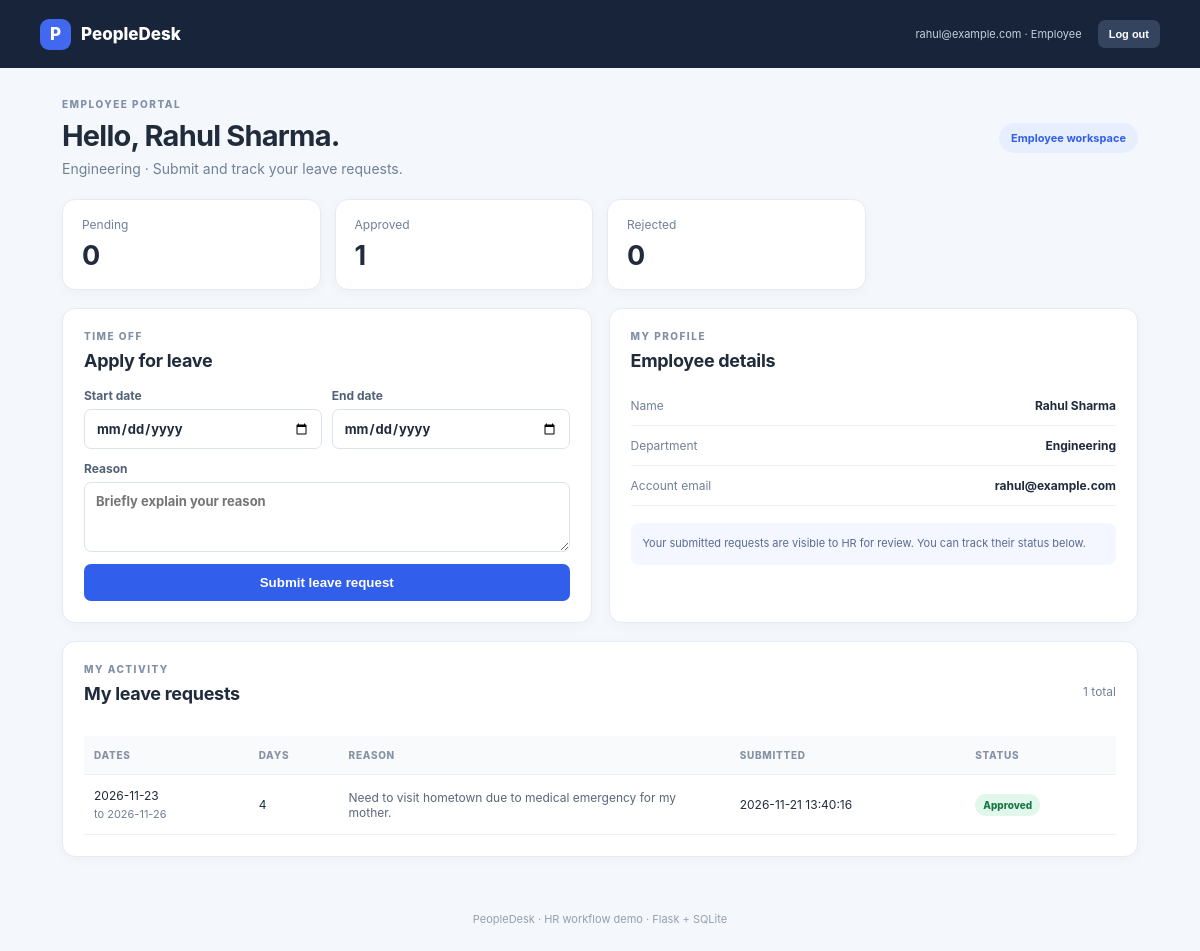
The page /employee (signed in) on the database its author committed.
### tables this page shows
CREATE TABLE employees (
            id INTEGER PRIMARY KEY AUTOINCREMENT,
            name TEXT NOT NULL,
            department TEXT NOT NULL
        );

CREATE TABLE leave_requests (
            id INTEGER PRIMARY KEY AUTOINCREMENT,
            employee_id INTEGER NOT NULL,
            start_date TEXT NOT NULL,
            end_date TEXT NOT NULL,
            days INTEGER NOT NULL CHECK(days > 0),
            reason TEXT NOT NULL,
            status TEXT NOT NULL DEFAULT 'Pending'
                CHECK(status IN ('Pending', 'Approved', 'Rejected')),
            created_at TEXT NOT NULL DEFAULT CURRENT_TIMESTAMP,
            FOREIGN KEY(employee_id) REFERENCES employees(id)
        );

### app.py (the view)
@app.route("/employee")
@role_required("Employee")
def employee_dashboard():
    db = get_db()
    employee = db.execute(
        "SELECT * FROM employees WHERE id = ?", (session["employee_id"],)
    ).fetchone()
    requests = db.execute("""
        SELECT * FROM leave_requests
        WHERE employee_id = ?
        ORDER BY created_at DESC
    """, (session["employee_id"],)).fetchall()
    stats = {
        "pending": sum(r["status"] == "Pending" for r in requests),
        "approved": sum(r["status"] == "Approved" for r in requests),
        "rejected": sum(r["status"] == "Rejected" for r in requests),
    }
    return render_template(
        "employee_dashboard.html", employee=employee,
        requests=requests, stats=stats
    )

### app.py (called while the page is built)
def get_db():
    if "db" not in g:
        g.db = sqlite3.connect(DATABASE)
        g.db.row_factory = sqlite3.Row
        g.db.execute("PRAGMA foreign_keys = ON")
    return g.db

def login_required(view):
    @wraps(view)
    def wrapped(*args, **kwargs):
        if "user_id" not in session:
            flash("Please log in to continue.", "error")
            return redirect(url_for("login"))
        return view(*args, **kwargs)
    return wrapped

def role_required(role):
    def decorator(view):
        @wraps(view)
        @login_required
        def wrapped(*args, **kwargs):
            if session.get("role") != role:
                flash("You are not authorized to access that page.", "error")
                return redirect(url_for("dashboard"))
            return view(*args, **kwargs)
        return wrapped
    return decorator

### templates/employee_dashboard.html (shortened to what this page needs)
{% extends "base.html" %}
{% block content %}
<section class="page-heading">
    <div><p class="eyebrow">EMPLOYEE PORTAL</p><h1>Hello, {{ employee.name }}.</h1>
    <p class="subtitle">{{ employee.department }} · Submit and track your leave requests.</p></div>
    <span class="role-chip employee-chip">Employee workspace</span>
</section>
<section class="stats">
    <article class="stat-card"><span>Pending</span><strong>{{ stats.pending }}</strong></article>
    <article class="stat-card"><span>Approved</span><strong>{{ stats.approved }}</strong></article>
    <article class="stat-card"><span>Rejected</span><strong>{{ stats.rejected }}</strong></article>
</section>
<section class="two-column">
    <article class="panel">
        <p class="eyebrow">TIME OFF</p><h2>Apply for leave</h2>
        <form action="{{ url_for('create_leave_request') }}" method="post" class="form spaced">
            <div class="date-row">
                <label>Start date<input type="date" name="start_date" required></label>
                <label>End date<input type="date" name="end_date" required></label>
            </div>
            <label>Reason<textarea name="reason" rows="3" placeholder="Briefly explain your reason" required></textarea></label>
            <button type="submit">Submit leave request</button>
        </form>
    </article>
    <article class="panel profile-panel">
        <p class="eyebrow">MY PROFILE</p><h2>Employee details</h2>
        <div class="profile-row"><span>Name</span><strong>{{ employee.name }}</strong></div>
        <div class="profile-row"><span>Department</span><strong>{{ employee.department }}</strong></div>
        <div class="profile-row"><span>Account email</span><strong>{{ session.email }}</strong></div>
        <div class="note">Your submitted requests are visible to HR for review. You can track their status below.</div>
    </article>
</section>
<section class="panel">
    <div class="panel-heading"><div><p class="eyebrow">MY ACTIVITY</p><h2>My leave requests</h2></div><span class="count">{{ requests|length }} total</span></div>
    {% if requests %}
    <div class="table-wrap"><table>
        <thead><tr><th>Dates</th><th>Days</th><th>Reason</th><th>Submitted</th><th>Status</th></tr></thead>
        <tbody>{% for item in requests %}
        <tr><td>{{ item.start_date }}<small>to {{ item.end_date }}</small></td>
        <td>{{ item.days }}</td><td class="reason">{{ item.reason }}</td>
        <td>{{ item.created_at }}</td><td><span class="status {{ item.status|lower }}">{{ item.status }}</span></td></tr>
        {% endfor %}</tbody>
    </table></div>
    {% else %}<p class="empty">You have not submitted any leave requests yet.</p>{% endif %}
</section>
{% endblock %}

### templates/base.html (shortened to what this page needs)
<!DOCTYPE html>
<html lang="en">
<head>
    <link rel="stylesheet" href="{{ url_for('static', filename='style.css') }}">
</head>
<body>
<header class="topbar">
    <a class="brand" href="{{ url_for('dashboard') if session.get('user_id') else url_for('login') }}">
        <span class="brand-mark">P</span>
        <span>PeopleDesk</span>
    </a>
    {% if session.get('user_id') %}
    <div class="account">
        <span>{{ session.get('email') }} · {{ session.get('role') }}</span>
        <form method="post" action="{{ url_for('logout') }}">
            <button class="logout" type="submit">Log out</button>
        </form>
    </div>
    {% endif %}
</header>
<main class="container">
    {% block content %}{% endblock %}
</main>
<footer>PeopleDesk · HR workflow demo · Flask + SQLite</footer>
</body>
</html>

### static/style.css (style rules this page uses)
:root { --ink:#202b3c; --muted:#718096; --line:#e6ebf1; --bg:#f4f7fb; --blue:#315eea; }
* { box-sizing:border-box; }
body { margin:0; background:var(--bg); color:var(--ink); font-family:Inter,Segoe UI,Arial,sans-serif; }
.topbar { min-height:68px; background:#17243a; color:white; padding:12px max(calc((100% - 1120px)/2),22px); display:flex; align-items:center; justify-content:space-between; gap:20px; }
.brand { display:flex; align-items:center; gap:10px; color:white; text-decoration:none; font-size:17px; font-weight:800; }
.brand-mark { width:31px; height:31px; display:grid; place-items:center; border-radius:9px; background:#4268ef; }
.account { display:flex; align-items:center; gap:16px; color:#c4cede; font-size:11px; }
.account form { margin:0; }
.logout { padding:8px 11px; background:#34445e; font-size:11px; }
.container { max-width:1120px; margin:30px auto 55px; padding:0 22px; }
h1 { margin:5px 0; font-size:29px; letter-spacing:-.8px; }
h2 { margin:0 0 15px; font-size:18px; letter-spacing:-.3px; }
.subtitle { margin:7px 0 0; color:var(--muted); font-size:14px; }
.eyebrow { font-size:10px; font-weight:800; letter-spacing:1.5px; color:#8190a7; margin:0 0 8px; }
.page-heading { display:flex; justify-content:space-between; align-items:center; gap:20px; margin-bottom:22px; }
.role-chip { border-radius:20px; padding:8px 12px; font-size:11px; font-weight:700; white-space:nowrap; }
.employee-chip { background:#e7efff; color:#315eea; }
.stats { display:grid; grid-template-columns:repeat(4,1fr); gap:14px; margin-bottom:18px; }
.stat-card,.panel { background:white; border:1px solid var(--line); border-radius:13px; box-shadow:0 3px 12px #25385808; }
.stat-card { padding:17px 19px; }
.stat-card span { display:block; color:var(--muted); font-size:12px; }
.stat-card strong { display:block; font-size:27px; margin-top:7px; }
.panel { padding:21px; margin-bottom:18px; }
.two-column { display:grid; grid-template-columns:1fr 1fr; gap:17px; margin-bottom:18px; }
.two-column .panel { margin:0; }
.form { display:grid; gap:12px; }
.form.spaced { margin-top:17px; }
label { display:grid; gap:6px; font-size:12px; font-weight:650; color:#526176; }
input,select,textarea { width:100%; border:1px solid #dce3ec; border-radius:7px; padding:10px 11px; font:inherit; font-size:13px; color:var(--ink); background:white; }
textarea { resize:vertical; }
button { border:0; border-radius:7px; padding:11px 14px; background:var(--blue); color:white; font-weight:700; cursor:pointer; }
.date-row { display:grid; grid-template-columns:1fr 1fr; gap:10px; }
.profile-row { display:flex; justify-content:space-between; gap:15px; padding:12px 0; border-bottom:1px solid #edf0f4; font-size:12px; }
.profile-row span,.muted,.count { color:var(--muted); }
.profile-row strong { text-align:right; overflow-wrap:anywhere; }
.note { margin-top:17px; padding:12px; background:#f4f7ff; border-radius:8px; color:#596b91; font-size:11px; line-height:1.6; }
.panel-heading { display:flex; justify-content:space-between; align-items:center; margin-bottom:17px; }
.count { font-size:12px; }
.table-wrap { overflow-x:auto; }
table { width:100%; border-collapse:collapse; text-align:left; font-size:12px; }
th { color:#8793a5; font-size:10px; text-transform:uppercase; letter-spacing:.7px; font-weight:800; background:#f8fafc; }
th,td { padding:13px 10px; border-bottom:1px solid #edf0f4; vertical-align:middle; }
td strong,td small { display:block; }
td small { color:var(--muted); margin-top:4px; font-size:11px; }
.reason { min-width:130px; max-width:220px; color:#59677a; }
.status { display:inline-block; padding:5px 8px; border-radius:20px; font-size:10px; font-weight:800; }
.status.approved { background:#e2f7ec; color:#187744; }
footer { text-align:center; color:#94a0b0; font-size:11px; padding:0 0 25px; }

### rows shown on the page
employees: name "Rahul Sharma", department "Engineering"
leave_requests: start_date "2026-11-23", end_date "2026-11-26", days "4", reason "Need to visit hometown due to medical emergency for my mother.", created_at "2026-11-21 13:40:16", status "Approved"

### other values the page prints
{{ session.get('email') }} "rahul@example.com"
{{ session.get('role') }} "Employee"
{{ stats.pending }} "0"
{{ stats.approved }} "1"
{{ stats.rejected }} "0"
{{ session.email }} "rahul@example.com"
{{ requests|length }} "1"
